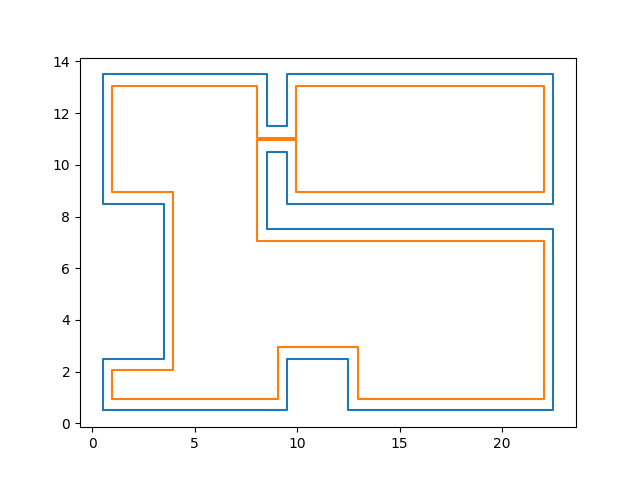

Source code (Python):
from itertools import cycle, islice

import matplotlib.pyplot as plt
import numpy as np

from Utils.Vector import vector
from Utils.Inpolygon import inpolygon

if __name__ == '__main__':
    # x = [0, 1, 1, 0]
    # y = [0, 0, 1, 1]
    pad_size = 0.45

    x = [0.5, 9.5, 9.5, 12.5, 12.5, 22.5, 22.5, 8.5, 8.5, 9.5, 9.5, 22.5, 22.5, 9.5, 9.5, 8.5, 8.5, 0.5, 0.5, 3.5,
         3.5, 0.5]
    y = [0.5, 0.5, 2.5, 2.5, 0.5, 0.5, 7.5, 7.5, 10.5, 10.5, 8.5, 8.5, 13.5, 13.5, 11.5, 11.5, 13.5, 13.5, 8.5, 8.5,
         2.5, 2.5]



    x_pre = islice(cycle(x), 1, 1 + len(x))
    y_pre = islice(cycle(y), 1, 1 + len(y))
    x_next = islice(cycle(x), len(x) - 1, 2 * len(x) - 1)
    y_next = islice(cycle(y), len(y) - 1, 2 * len(x) - 1)

    px = []
    py = []
    inin = lambda p: inpolygon(p[0], p[1], x, y)

    for xp, yp, xx, yy, xn, yn in zip(x_pre, y_pre, x, y, x_next, y_next):
        point = np.array([xx, yy])
        v1 = vector.from_point(xp, yp, xx, yy)
        v2 = vector.from_point(xx, yy, xn, yn)
        meta = v1.unit_vector() + v2.unit_vector()

        # if vector.cos(to_mid, meta.normal_vector_x()) > 0:
        #     angular_bisector = meta.normal_vector_x().unit_vector()
        # else:
        #     angular_bisector = meta.normal_vector_y().unit_vector()

        if inin(point + pad_size * meta.normal_vector_x().unit_vector().v):
            angular_bisector = meta.normal_vector_x().unit_vector()
        else:
            angular_bisector = meta.normal_vector_y().unit_vector()

        pad = pad_size / vector.sin(v1, angular_bisector)
        pad_point = point + pad * angular_bisector.v
        px.append(pad_point[0])
        py.append(pad_point[1])

    x.append(x[0])
    y.append(y[0])
    px.append(px[0])
    py.append(py[0])
    plt.plot(x, y)
    plt.plot(px, py)
    plt.savefig('padding')
    plt.show()
